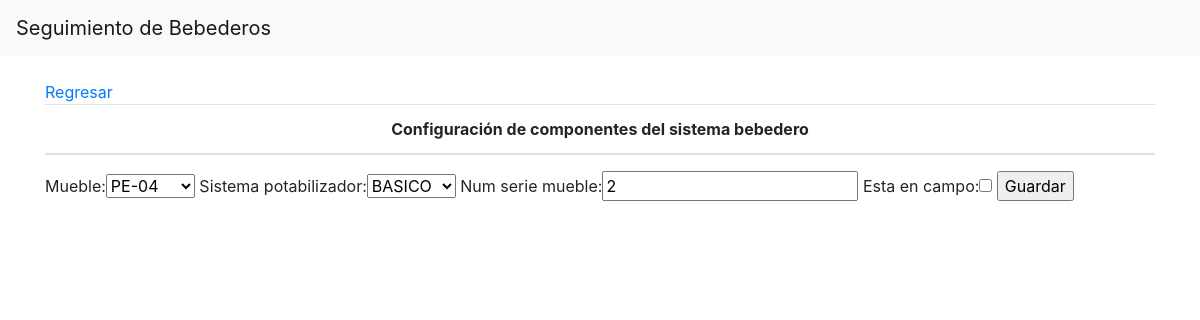
The page /update-sistemabebedero/sb-13dpr1438q-efren-rebolledo/ on the database as committed earlier.
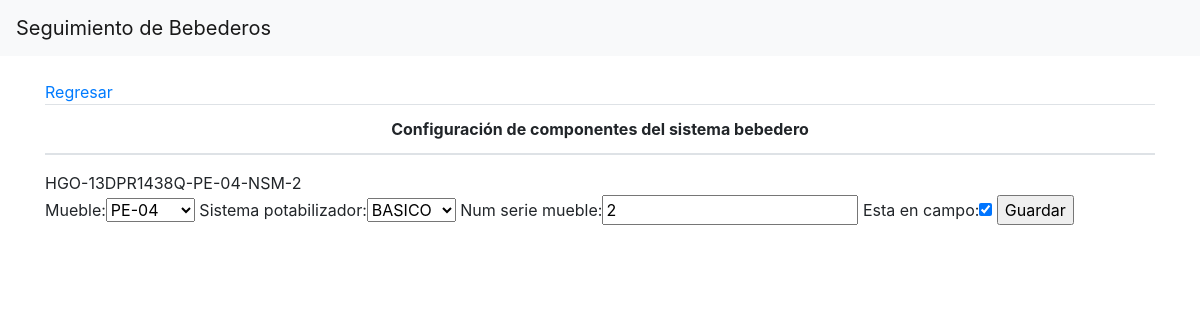
The same page on the database as committed later.
### bebederos/models.py (models this page shows, shortened)
class SistemaBebedero(models.Model):
	escuela = models.OneToOneField(Escuela, on_delete=models.CASCADE, related_name="escuela_sistemabebedero")
	mueble = models.ForeignKey(Mueble, on_delete=models.CASCADE)
	sistema_potabilizador = models.ForeignKey(SistemaPotabilizador, on_delete=models.CASCADE, blank=True, null=True)
	num_serie_mueble = models.CharField(max_length=20, null=True, blank=True)
	no_trazabilidad = models.TextField(null=True, blank=True)
	esta_en_campo = models.BooleanField(default=False)
	slug = models.SlugField(max_length=50, blank=True, null=True)

### bebederos/views.py (the view, shortened to what this page needs)
# urls.py: path('update-sistemabebedero/<slug:slug>/', SistemaBebederoUpdateView.as_view(), name='sistemabebedero-update'),
class SistemaBebederoUpdateView(SuccessMessageMixin, UpdateView):
	model = SistemaBebedero
	fields = ['mueble', 'sistema_potabilizador', 'num_serie_mueble', 'esta_en_campo']
	success_message = "¡Actualizacion exitosa exitosa!"
	def get_context_data(self, **kwargs):
		context = super(SistemaBebederoUpdateView, self).get_context_data(**kwargs)
		sistemabebedero = SistemaBebedero.objects.get(slug=self.kwargs['slug'])
		context['escuela'] = sistemabebedero.escuela
		return context

### bebederos/models.py (called while the page is built)
	def __str__(self):
		return '{}'.format(self.tipo,)

	def __str__(self):
		return '{}'.format(self.modelo)

### bebederos/templates/bebederos/sistemabebedero_form.html (shortened to what this page needs)
{% extends 'base.html'%}
{%load bootstrap%}
{%block content%}
	<a href="{%url 'escuelas:escuela-detail' escuela.slug%}">Regresar</a>
	<div class="table-responsive text-center">
		<table class="table">
			<thead>
				<th>{%if object%} Configuración{%endif%} de componentes del sistema bebedero</th>
			</thead>
		</table>
	</div>
	{{object.no_trazabilidad}}
	<form method="post" enctype="multipart/form-data">
		{{form|bootstrap}}
		<input type="submit" value="Guardar">
	</form>
{%endblock content%}

Rows that differ between the two databases and show on the page:
changed SistemaBebedero "PE-04": no_trazabilidad (not shown) → "HGO-13DPR1438Q-PE-04-NSM-2"; esta_en_campo "☐" → "☑"
